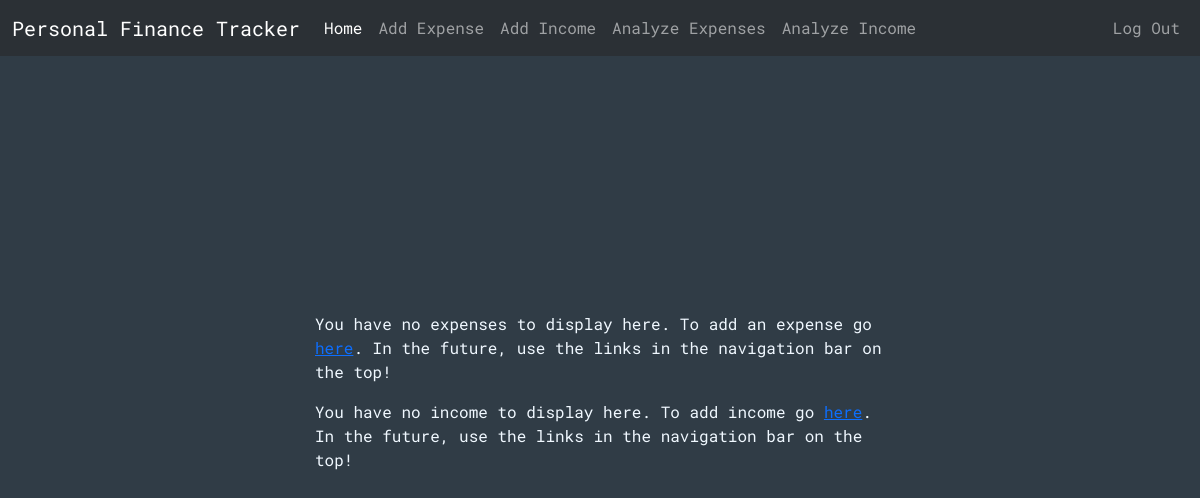
Before: / (signed in) with the older database file.
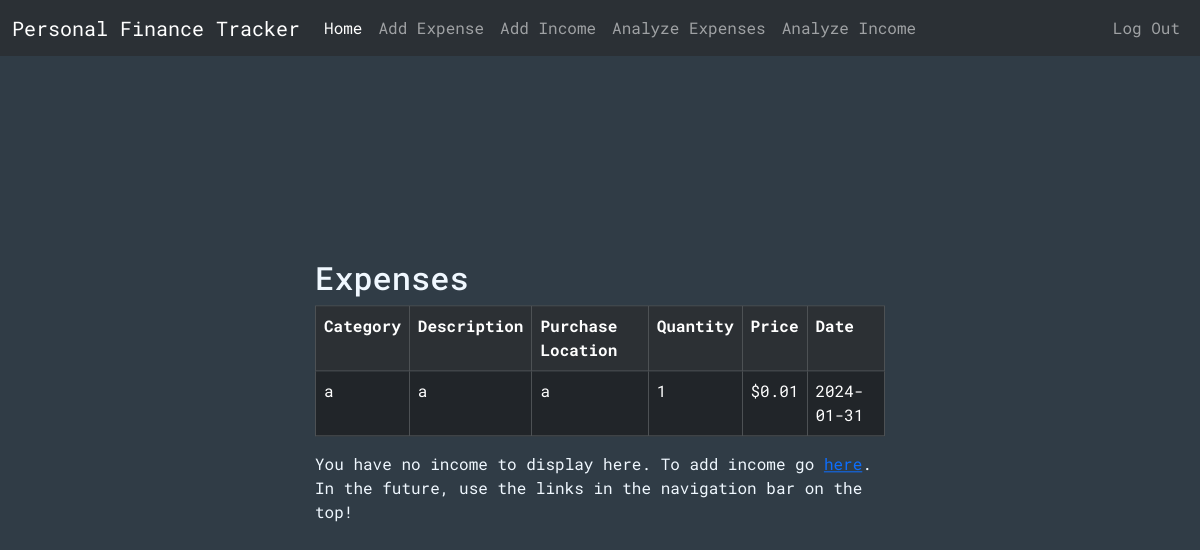
After: the same page with the newer database file.
### tables this page shows
CREATE TABLE expenses (id INTEGER PRIMARY KEY, user_id INTEGER NOT NULL, category TEXT, description TEXT, purchaseLocation TEXT, quantity INTEGER NOT NULL, price NUMERIC NOT NULL, date TEXT NOT NULL, FOREIGN KEY (user_id) REFERENCES users(id));

### app.py (the view)
@app.route("/")
@login_required
def index():
    conn = get_db_connection()
    exps = conn.execute("SELECT * FROM expenses WHERE user_id = ?", (session["user_id"],)).fetchall()
    inc = conn.execute("SELECT * FROM incomes WHERE user_id = ?", (session["user_id"],)).fetchall()
    conn.close()
    return render_template("index.html", expenses=exps, incomes=inc)

### helpers.py (called while the page is built)
def login_required(f):
    @wraps(f)
    def decorated_function(*args, **kwargs):
        if session.get("user_id") is None:
            return redirect("/login")
        return f(*args, **kwargs)
    return decorated_function

def get_db_connection():
    conn = sqlite3.connect('database.db')
    conn.row_factory = sqlite3.Row
    return conn

### templates/index.html
{% extends "layout.html" %} {% block title %}Main{% endblock %}
{% block body %}
<div class="cont center">
  {% if expenses -%}
  <div>
    <h2>Expenses</h2>
    <div class="table-responsive">
      <table class="table table-dark table-striped table-bordered table-hover">
        <tr>
          <th scope="col">Category</th>
          <th scope="col">Description</th>
          <th scope="col">Purchase Location</th>
          <th scope="col">Quantity</th>
          <th scope="col">Price</th>
          <th scope="col">Date</th>
        </tr>
        {% for expense in expenses %}
        <tr>
          <td>{{ expense["category"] }}</td>
          <td>{{ expense["description"] }}</td>
          <td>{{ expense["purchaseLocation"] }}</td>
          <td>{{ expense["quantity"] }}</td>
          <td>{{ "$%.2f"| format(expense["price"]) }}</td>
          <td>{{ expense["date"] }}</td>
        </tr>
        {% endfor %}
      </table>
    </div>
  </div>
  {% else -%}
  <p>
    You have no expenses to display here. To add an expense go
    <a href="/add-expense">here</a>. In the future, use the links in the
    navigation bar on the top!
  </p>
  {% endif %}
  {% if incomes -%}
  <div>
    <h2>Income</h2>
    <div class="table-responsive">
      <table class="table table-dark table-striped table-bordered table-hover">
        <tr>
          <th scope="col">Category</th>
          <th scope="col">Description</th>
          <th scope="col">Method</th>
          <th scope="col">Income</th>
          <th scope="col">Date</th>
        </tr>
        {% for income in incomes %}
        <tr>
          <td>{{ income["category"] }}</td>
          <td>{{ income["description"] }}</td>
          <td>{{ income["method"] }}</td>
          <td>{{ "$%.2f"| format(income["income"]) }}</td>
          <td>{{ income["date"] }}</td>
        </tr>
        {% endfor %}
      </table>
    </div>
  </div>
  {% else -%}
  <p>
    You have no income to display here. To add income go
    <a href="/add-income">here</a>. In the future, use the links in the
    navigation bar on the top!
  </p>
  {% endif %}
</div>
{%endblock %}

### templates/layout.html (shortened to what this page needs)
{% include "base.html" %}
<nav class="navbar navbar-expand-lg bg-body-tertiary" data-bs-theme="dark">
  <div class="container-fluid">
    <a class="navbar-brand" href="/">Personal Finance Tracker</a>
    <div class="collapse navbar-collapse" id="navbarSupportedContent">
      <ul class="navbar-nav">
        <li class="nav-item">
          <a class="nav-link active" aria-current="page" href="/">Home</a>
        </li>
        <li class="nav-item">
          <a class="nav-link" href="/add-expense">Add Expense</a>
        </li>
        <li class="nav-item">
          <a class="nav-link" href="/add-income">Add Income</a>
        </li>
        <li class="nav-item">
          <a class="nav-link" href="/analyzeExpenses">Analyze Expenses</a>
        </li>
        <li class="nav-item">
          <a class="nav-link" href="/analyzeIncome">Analyze Income</a>
        </li>
      </ul>
    </div>
    <div class="navbar-nav flex-end">
      <a class="nav-link" href="/login">Log Out</a>
    </div>
  </div>
</nav>
{% block body %}{% endblock %}

### templates/base.html (shortened to what this page needs)
<!DOCTYPE html>
<html lang="en">
  <head>
    <link
      href="https://cdn.jsdelivr.net/npm/bootstrap@5.3.2/dist/css/bootstrap.min.css"
      rel="stylesheet"
    />
    <link rel="stylesheet" href="../static/styles/CSS.css" />
  </head>
  <body id="body">
  </body>
</html>

### static/styles/CSS.css (style rules this page uses)
.cont { display: flex; justify-content: center; padding: 15px; flex-direction: column; color: aliceblue; max-width: 100vw; }
.center { margin: 0; position: absolute; top: 50%; left: 50%; -ms-transform: translate(-50%, -50%); transform: translate(-50%, -50%); }
#body { background-color: rgb(48, 60, 70); font-family: "Roboto Mono", monospace; color: aliceblue; }

Changed rows visible on the page:
added expenses: category "a", description "a", purchaseLocation "a", quantity "1", price "$0.01", date "2024-01-31"
Other visible differences:
text no longer shown: "You have no expenses to display here. To add an expense go here . In the future, use the links in the navigation bar on the top!"
text now shown: "Expenses Category Description Purchase Location Quantity Price Date"
